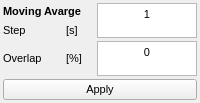
            <widget class="QFrame" name="frame_19">
             <property name="sizePolicy">
              <sizepolicy hsizetype="Minimum" vsizetype="Minimum">
               <horstretch>0</horstretch>
               <verstretch>0</verstretch>
              </sizepolicy>
             </property>
             <property name="maximumSize">
              <size>
               <width>16777215</width>
               <height>125</height>
              </size>
             </property>
             <property name="font">
              <font>
               <pointsize>8</pointsize>
              </font>
             </property>
             <property name="frameShape">
              <enum>QFrame::NoFrame</enum>
             </property>
             <property name="frameShadow">
              <enum>QFrame::Plain</enum>
             </property>
             <layout class="QGridLayout" name="gridLayout_10" rowstretch="0,0,0,0">
              <property name="leftMargin">
               <number>3</number>
              </property>
              <property name="topMargin">
               <number>3</number>
              </property>
              <property name="rightMargin">
               <number>3</number>
              </property>
              <property name="bottomMargin">
               <number>3</number>
              </property>
              <property name="spacing">
               <number>3</number>
              </property>
              <item row="0" column="0" colspan="3">
               <widget class="QLabel" name="label_21">
                <property name="sizePolicy">
                 <sizepolicy hsizetype="Minimum" vsizetype="Minimum">
                  <horstretch>0</horstretch>
                  <verstretch>0</verstretch>
                 </sizepolicy>
                </property>
                <property name="font">
                 <font>
                  <pointsize>8</pointsize>
                  <weight>75</weight>
                  <bold>true</bold>
                 </font>
                </property>
                <property name="text">
                 <string>Moving Avarge</string>
                </property>
               </widget>
              </item>
              <item row="0" column="3" rowspan="2">
               <widget class="QTextEdit" name="stepMovingAvarage">
                <property name="sizePolicy">
                 <sizepolicy hsizetype="Minimum" vsizetype="Minimum">
                  <horstretch>0</horstretch>
                  <verstretch>0</verstretch>
                 </sizepolicy>
                </property>
                <property name="minimumSize">
                 <size>
                  <width>0</width>
                  <height>0</height>
                 </size>
                </property>
                <property name="maximumSize">
                 <size>
                  <width>100</width>
                  <height>35</height>
                 </size>
                </property>
                <property name="font">
                 <font>
                  <pointsize>8</pointsize>
                 </font>
                </property>
                <property name="html">
                 <string>&lt;!DOCTYPE HTML PUBLIC &quot;-//W3C//DTD HTML 4.0//EN&quot; &quot;http://www.w3.org/TR/REC-html40/strict.dtd&quot;&gt;
&lt;html&gt;&lt;head&gt;&lt;meta name=&quot;qrichtext&quot; content=&quot;1&quot; /&gt;&lt;style type=&quot;text/css&quot;&gt;
p, li { white-space: pre-wrap; }
&lt;/style&gt;&lt;/head&gt;&lt;body style=&quot; font-family:'MS Shell Dlg 2'; font-size:8pt; font-weight:400; font-style:normal;&quot;&gt;
&lt;p align=&quot;center&quot; style=&quot; margin-top:0px; margin-bottom:0px; margin-left:0px; margin-right:0px; -qt-block-indent:0; text-indent:0px;&quot;&gt;&lt;span style=&quot; font-size:8.25pt;&quot;&gt;1&lt;/span&gt;&lt;/p&gt;&lt;/body&gt;&lt;/html&gt;</string>
                </property>
               </widget>
              </item>
              <item row="1" column="0">
               <widget class="QLabel" name="label_29">
                <property name="sizePolicy">
                 <sizepolicy hsizetype="Minimum" vsizetype="Minimum">
                  <horstretch>0</horstretch>
                  <verstretch>0</verstretch>
                 </sizepolicy>
                </property>
                <property name="font">
                 <font>
                  <pointsize>8</pointsize>
                 </font>
                </property>
                <property name="text">
                 <string>Step</string>
                </property>
               </widget>
              </item>
              <item row="1" column="2">
               <widget class="QLabel" name="label_23">
                <property name="sizePolicy">
                 <sizepolicy hsizetype="Minimum" vsizetype="Minimum">
                  <horstretch>0</horstretch>
                  <verstretch>0</verstretch>
                 </sizepolicy>
                </property>
                <property name="maximumSize">
                 <size>
                  <width>30</width>
                  <height>16777215</height>
                 </size>
                </property>
                <property name="font">
                 <font>
                  <pointsize>8</pointsize>
                  <weight>50</weight>
                  <bold>false</bold>
                 </font>
                </property>
                <property name="text">
                 <string>[s]</string>
                </property>
               </widget>
              </item>
              <item row="2" column="0" colspan="2">
               <widget class="QLabel" name="label_30">
                <property name="sizePolicy">
                 <sizepolicy hsizetype="Minimum" vsizetype="Minimum">
                  <horstretch>0</horstretch>
                  <verstretch>0</verstretch>
                 </sizepolicy>
                </property>
                <property name="font">
                 <font>
                  <pointsize>8</pointsize>
                 </font>
                </property>
                <property name="text">
                 <string>Overlap</string>
                </property>
               </widget>
              </item>
              <item row="2" column="2">
               <widget class="QLabel" name="label_31">
                <property name="sizePolicy">
                 <sizepolicy hsizetype="Minimum" vsizetype="Minimum">
                  <horstretch>0</horstretch>
                  <verstretch>0</verstretch>
                 </sizepolicy>
                </property>
                <property name="maximumSize">
                 <size>
                  <width>30</width>
                  <height>16777215</height>
                 </size>
                </property>
                <property name="font">
                 <font>
                  <pointsize>8</pointsize>
                 </font>
                </property>
                <property name="text">
                 <string>[%]</string>
                </property>
               </widget>
              </item>
              <item row="2" column="3">
               <widget class="QTextEdit" name="overlapMovingAvarge">
                <property name="sizePolicy">
                 <sizepolicy hsizetype="Minimum" vsizetype="Minimum">
                  <horstretch>0</horstretch>
                  <verstretch>0</verstretch>
                 </sizepolicy>
                </property>
                <property name="minimumSize">
                 <size>
                  <width>0</width>
                  <height>0</height>
                 </size>
                </property>
                <property name="maximumSize">
                 <size>
                  <width>100</width>
                  <height>35</height>
                 </size>
                </property>
                <property name="font">
                 <font>
                  <pointsize>8</pointsize>
                 </font>
                </property>
                <property name="html">
                 <string>&lt;!DOCTYPE HTML PUBLIC &quot;-//W3C//DTD HTML 4.0//EN&quot; &quot;http://www.w3.org/TR/REC-html40/strict.dtd&quot;&gt;
&lt;html&gt;&lt;head&gt;&lt;meta name=&quot;qrichtext&quot; content=&quot;1&quot; /&gt;&lt;style type=&quot;text/css&quot;&gt;
p, li { white-space: pre-wrap; }
&lt;/style&gt;&lt;/head&gt;&lt;body style=&quot; font-family:'MS Shell Dlg 2'; font-size:8pt; font-weight:400; font-style:normal;&quot;&gt;
&lt;p align=&quot;center&quot; style=&quot; margin-top:0px; margin-bottom:0px; margin-left:0px; margin-right:0px; -qt-block-indent:0; text-indent:0px;&quot;&gt;&lt;span style=&quot; font-size:8.25pt;&quot;&gt;0&lt;/span&gt;&lt;/p&gt;&lt;/body&gt;&lt;/html&gt;</string>
                </property>
               </widget>
              </item>
              <item row="3" column="0" colspan="4">
               <widget class="QPushButton" name="buttonApplyStepMain">
                <property name="sizePolicy">
                 <sizepolicy hsizetype="Minimum" vsizetype="Minimum">
                  <horstretch>0</horstretch>
                  <verstretch>0</verstretch>
                 </sizepolicy>
                </property>
                <property name="text">
                 <string>Apply</string>
                </property>
               </widget>
              </item>
             </layout>
            </widget>
